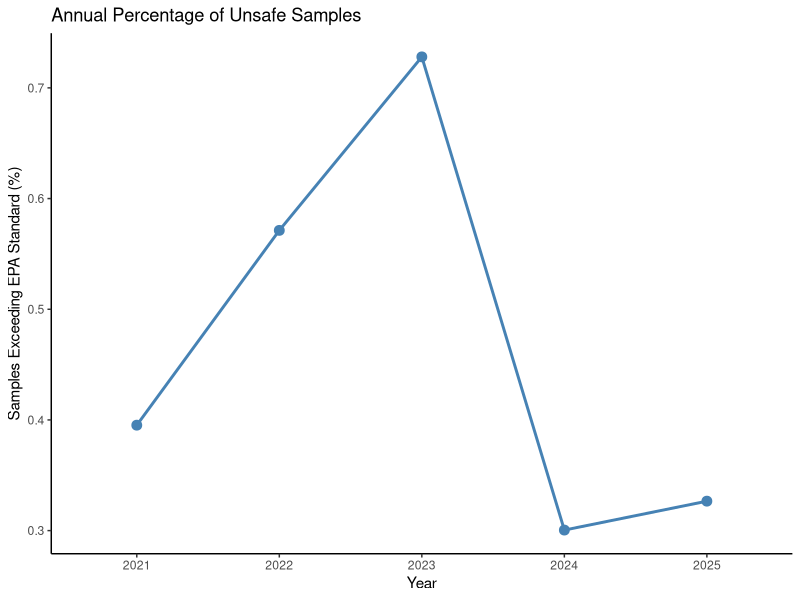
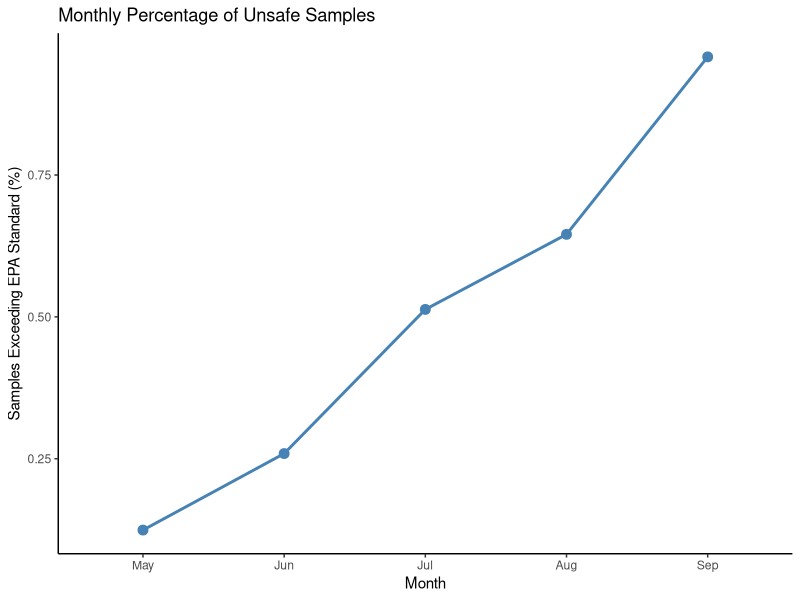
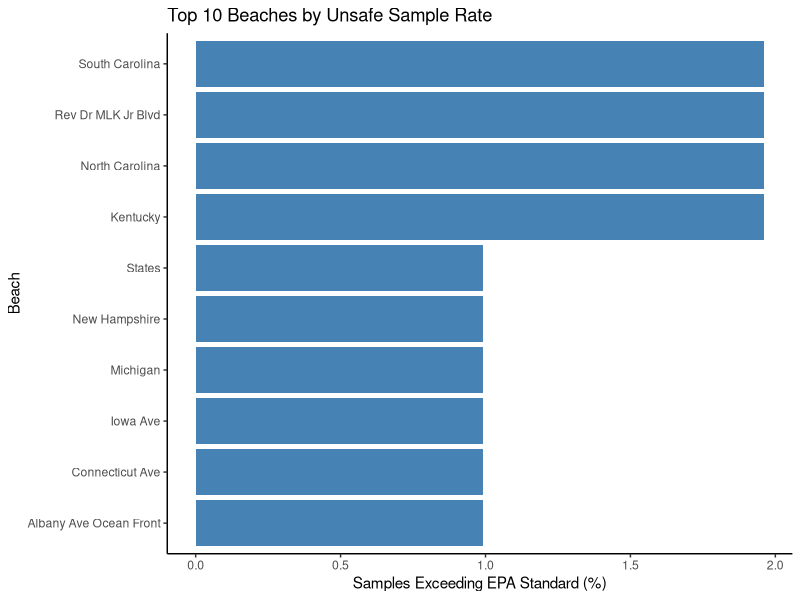
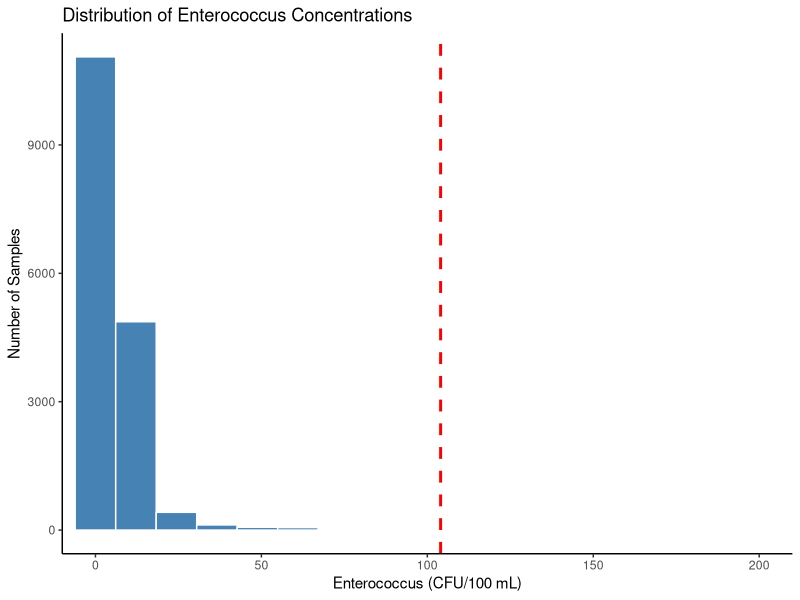
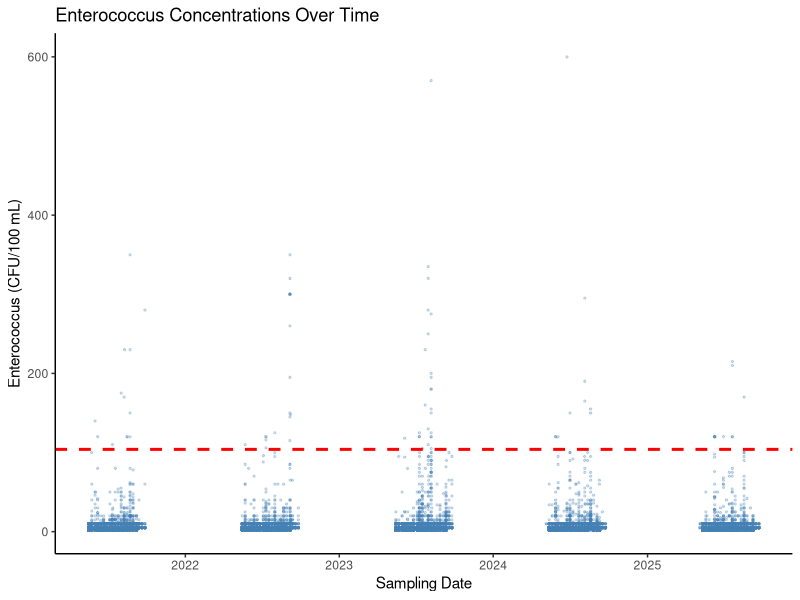
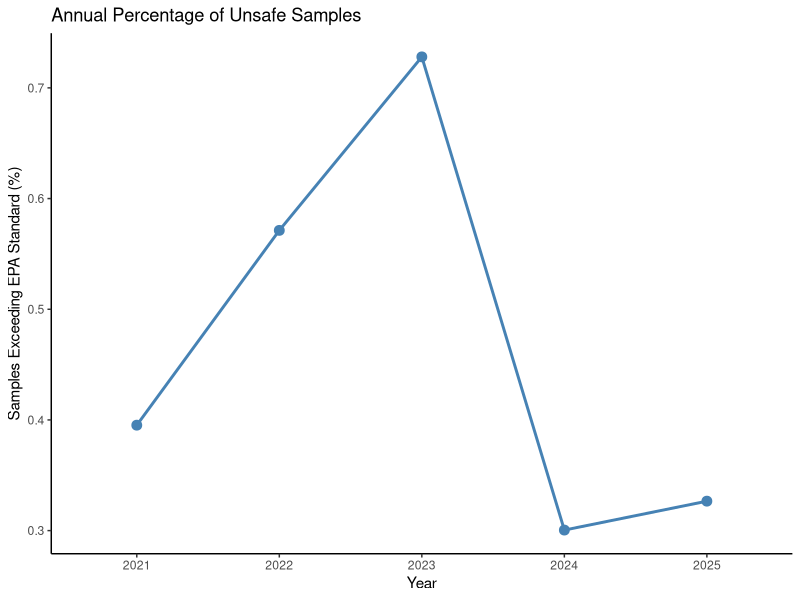
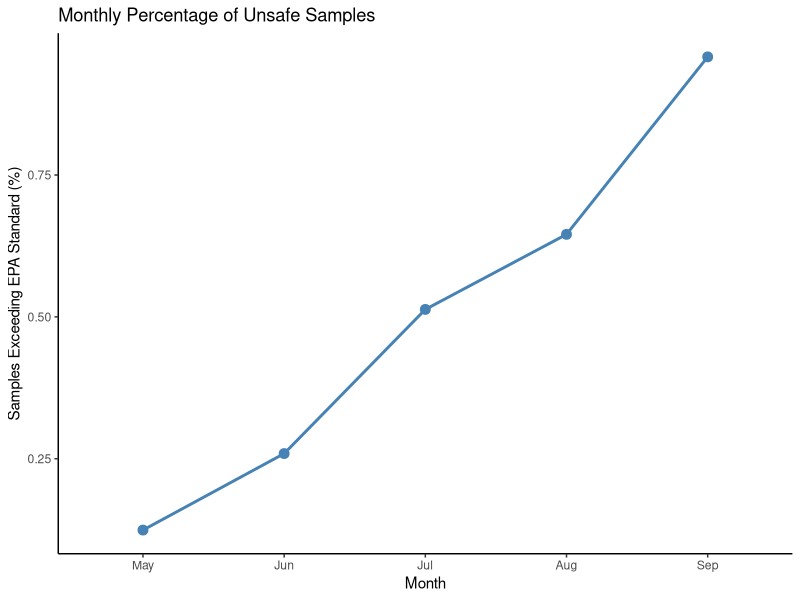
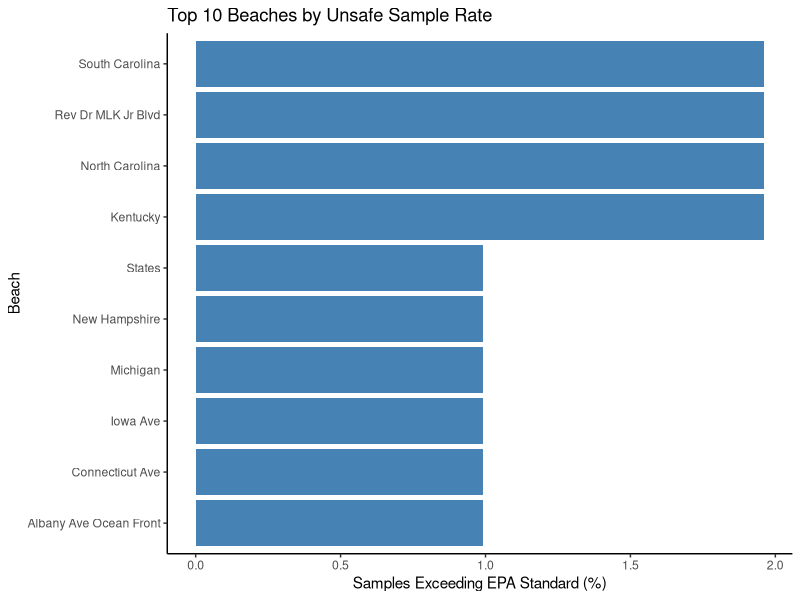

These figures' R source, in order:
############################################################
# Multi-Year Analysis of Recreational Water Quality at
# New Jersey Beaches (2021–2025)
#
# Author: Elle Duffy
# Date: May 2026-August 2026
# Version: 1.1
#
# Purpose:
# Explore recreational water quality at New Jersey beaches
# using Enterococcus monitoring data collected between
# 2021 and 2025. This analysis examines overall water
# quality and identifies trends across time, season,
# and beach location.
############################################################

# ==========================================
# Section 1: Load Packages
# ==========================================

library(dplyr)
library(ggplot2)

# ==========================================
# Section 2: Import Data
# ==========================================

# Read NJDEP beach water quality dataset
beach_data <- read.csv("Data/nj_beach_water_quality_2021_2025.csv")

# Verify successful data import
head(beach_data)
names(beach_data)

# ==========================================
# Section 3: Data Cleaning & Preparation
# ==========================================

# Convert sampling dates to Date format
beach_data$Result_Date <- as.Date(
  beach_data$Result_Date,
  format = "%m/%d/%Y"
)

# Convert Enterococcus measurements to numeric
beach_data$Result_Measure <- as.numeric(beach_data$Result_Measure)

# Remove observations with missing measurements
clean_data <- beach_data %>%
  filter(!is.na(Result_Measure))

# Create variables used throughout the analysis
clean_data <- clean_data %>%
  mutate(
    Year = format(Result_Date, "%Y"),
    Month = factor(
      format(Result_Date, "%m"),
      levels = c("01","02","03","04","05","06",
                 "07","08","09","10","11","12"),
      labels = c("Jan","Feb","Mar","Apr","May","Jun",
                 "Jul","Aug","Sep","Oct","Nov","Dec")
    ),
    unsafe = Result_Measure > 104
  )

# Verify cleaned dataset
summary(clean_data)

# ==========================================
# Section 4: Descriptive Statistics
# ==========================================

# Calculate the total number of water samples
total_samples <- nrow(clean_data)

# Calculate summary statistics for Enterococcus concentrations
mean_bacteria <- mean(clean_data$Result_Measure)
median_bacteria <- median(clean_data$Result_Measure)
min_bacteria <- min(clean_data$Result_Measure)
max_bacteria <- max(clean_data$Result_Measure)
sd_bacteria <- sd(clean_data$Result_Measure)

# Calculate selected quantiles
bacteria_quantiles <- quantile(
  clean_data$Result_Measure,
  probs = c(0.50, 0.75, 0.90, 0.95, 0.99)
)

# Calculate the number and percentage of unsafe samples
unsafe_samples <- sum(clean_data$unsafe)
percent_unsafe <- mean(clean_data$unsafe) * 100

# Display results
cat("=========================================\n")
cat("Descriptive Statistics\n")
cat("=========================================\n")
cat("Total samples:", total_samples, "\n")
cat("Mean Enterococcus:", round(mean_bacteria, 2), "CFU/100 mL\n")
cat("Median Enterococcus:", median_bacteria, "CFU/100 mL\n")
cat("Minimum:", min_bacteria, "CFU/100 mL\n")
cat("Maximum:", max_bacteria, "CFU/100 mL\n")
cat("Standard deviation:", round(sd_bacteria, 2), "\n")
cat("Unsafe samples:", unsafe_samples, "\n")
cat("Percent unsafe:", round(percent_unsafe, 2), "%\n\n")

cat("Selected Quantiles (CFU/100 mL):\n")
print(bacteria_quantiles)

# ==========================================
# Section 5: Annual Trends
# ==========================================

# Summarize Enterococcus data by year
year_summary <- clean_data %>%
  group_by(Year) %>%
  summarise(
    Total_Samples = n(),
    Unsafe_Samples = sum(unsafe),
    Percent_Unsafe = mean(unsafe) * 100,
    Mean_Enterococcus = mean(Result_Measure),
    Median_Enterococcus = median(Result_Measure)
  ) %>%
  ungroup()

# Display yearly summary table
print(year_summary)

# Create yearly trend figure
ggplot(year_summary,
       aes(x = Year,
           y = Percent_Unsafe,
           group = 1)) +
  
  geom_line(
    color = "steelblue",
    linewidth = 1
  ) +
  
  geom_point(
    color = "steelblue",
    size = 3
  ) +
  
  labs(
    title = "Annual Percentage of Unsafe Samples",
    x = "Year",
    y = "Samples Exceeding EPA Standard (%)"
  ) +
  
  theme_classic()

ggsave(
  "Figures/yearly_unsafe_levels.png",
  width = 8,
  height = 5,
  dpi = 300
)

# ==========================================
# Section 6: Seasonal Trends
# ==========================================

# Summarize Enterococcus data by month
monthly_summary <- clean_data %>%
  group_by(Month) %>%
  summarise(
    Total_Samples = n(),
    Unsafe_Samples = sum(unsafe),
    Percent_Unsafe = mean(unsafe) * 100,
    Mean_Enterococcus = mean(Result_Measure, na.rm = TRUE),
    Median_Enterococcus = median(Result_Measure, na.rm = TRUE)
  ) %>%
  ungroup()

# Display monthly summary table
print(monthly_summary)

# Create seasonal trend figure
ggplot(
  monthly_summary,
  aes(
    x = Month,
    y = Percent_Unsafe,
    group = 1
  )
) +
  
  geom_line(
    color = "steelblue",
    linewidth = 1
  ) +
  
  geom_point(
    color = "steelblue",
    size = 3
  ) +
  
  labs(
    title = "Monthly Percentage of Unsafe Samples",
    x = "Month",
    y = "Samples Exceeding EPA Standard (%)"
  ) +
  
  theme_classic()

ggsave(
  "Figures/monthly_unsafe_levels.png",
  width = 8,
  height = 5,
  dpi = 300
)

# ==========================================
# Section 7: Beach Comparisons
# ==========================================

# Summarize Enterococcus data by beach
beach_summary <- clean_data %>%
  group_by(Beach_Name) %>%
  summarise(
    Total_Samples = n(),
    Unsafe_Samples = sum(unsafe),
    Percent_Unsafe = mean(unsafe) * 100,
    Mean_Enterococcus = mean(Result_Measure, na.rm = TRUE),
    Median_Enterococcus = median(Result_Measure, na.rm = TRUE)
  ) %>%
  filter(Total_Samples >= 100) %>%
  arrange(desc(Percent_Unsafe)) %>%
  ungroup()

# Display beach summary table
print(beach_summary)

# Select the top 10 beaches with the highest percentage of unsafe samples
top_beaches <- beach_summary %>%
  slice_head(n = 10)

# Create beach comparison figure
ggplot(
  top_beaches,
  aes(
    x = reorder(Beach_Name, Percent_Unsafe),
    y = Percent_Unsafe
  )
) +
  
  geom_col(fill = "steelblue") +
  
  coord_flip() +
  
  labs(
    title = "Top 10 Beaches by Unsafe Sample Rate",
    x = "Beach",
    y = "Samples Exceeding EPA Standard (%)"
  ) +
  
  theme_classic()

ggsave(
  "Figures/top_10_unsafe_beaches.png",
  width = 8,
  height = 5,
  dpi = 300
)

# ==========================================
# Section 8: Distribution of Enterococcus Levels
# ==========================================

# Create histogram of Enterococcus concentrations
ggplot(clean_data, aes(x = Result_Measure)) +
  
  geom_histogram(
    bins = 50,
    fill = "steelblue",
    color = "white"
  ) +
  
  geom_vline(
    xintercept = 104,
    color = "red",
    linetype = "dashed",
    linewidth = 1
  ) +
  
  labs(
    title = "Distribution of Enterococcus Concentrations",
    x = "Enterococcus (CFU/100 mL)",
    y = "Number of Samples"
  ) +
  
  coord_cartesian(xlim = c(0, 200)) +
  
  theme_classic()
  
  ggsave(
    "Figures/enterococcus_distribution.png",
    width = 8,
    height = 5,
   dpi = 300
  )
  
  # ==========================================
  # Section 9: Water Quality Over Time
  # ==========================================
  
  ggplot(
    clean_data,
    aes(
      x = Result_Date,
      y = Result_Measure
    )
  ) +
    
    geom_point(
      alpha = 0.25,
      size = 0.5,
      color = "steelblue"
    ) +
    
    geom_hline(
      yintercept = 104,
      color = "red",
      linetype = "dashed",
      linewidth = 1
    ) +
    
    labs(
      title = "Enterococcus Concentrations Over Time",
      x = "Sampling Date",
      y = "Enterococcus (CFU/100 mL)"
    ) +
    
    theme_classic()
  
  ggsave(
    "Figures/enterococcus_over_time.png",
    width = 9,
    height = 5,
    dpi = 300
  )
  
  # ==========================================
  # Section 10: Statistical Analysis
  # ==========================================
  
  # Convert variables to factors
  clean_data$Year <- as.factor(clean_data$Year)
  clean_data$Beach_Name <- as.factor(clean_data$Beach_Name)
  
  # Logistic regression by year
  model_year <- glm(
    unsafe ~ Year,
    family = binomial,
    data = clean_data
  )
  
  summary(model_year)
  
  # Create season categories
  clean_data <- clean_data %>%
    mutate(
      Season = case_when(
        Month %in% c("May", "Jun") ~ "Early Summer",
        Month %in% c("Jul", "Aug") ~ "Peak Summer",
        Month %in% c("Sep") ~ "Late Summer",
        TRUE ~ "Other"
      )
    )
  
  clean_data$Season <- factor(
    clean_data$Season,
    levels = c(
      "Early Summer",
      "Peak Summer",
      "Late Summer",
      "Other"
    )
  )
  
  # Logistic regression by season
  model_season <- glm(
    unsafe ~ Season,
    family = binomial,
    data = clean_data
  )
  
  summary(model_season)

  # Calculate odds ratios and 95% confidence intervals
season_results <- exp(cbind(
  OR = coef(model_season),
  confint(model_season)
))

print(season_results)

  # Logistic regression by beach
  model_beach <- glm(
    unsafe ~ Beach_Name,
    family = binomial,
    data = clean_data
  )
  
  summary(model_beach)
  
  # Calculate odds ratios
  exp(coef(model_year))
  exp(coef(model_season))
  exp(coef(model_beach))
  
# ==========================================
# End of Analysis
# ==========================================
#
# This script completes the full analysis of recreational
# water quality at New Jersey beaches using Enterococcus
# monitoring data collected between 2021 and 2025.
#
# The workflow includes:
#   - Importing and preparing the dataset
#   - Summarizing water quality measurements
#   - Exploring annual and seasonal patterns
#   - Comparing water quality across beaches
#   - Creating publication-ready figures
#   - Evaluating trends using logistic regression
#
# All figures and statistical results presented in the
# accompanying manuscript were generated from this script.
#
# Independent research project by Elle Duffy
# May 2026-August 2026
#
# Repository:
# https://github.com/elleduffy/nj-beach-water-quality-analysis-2021-2026-2
#
# End of script.
